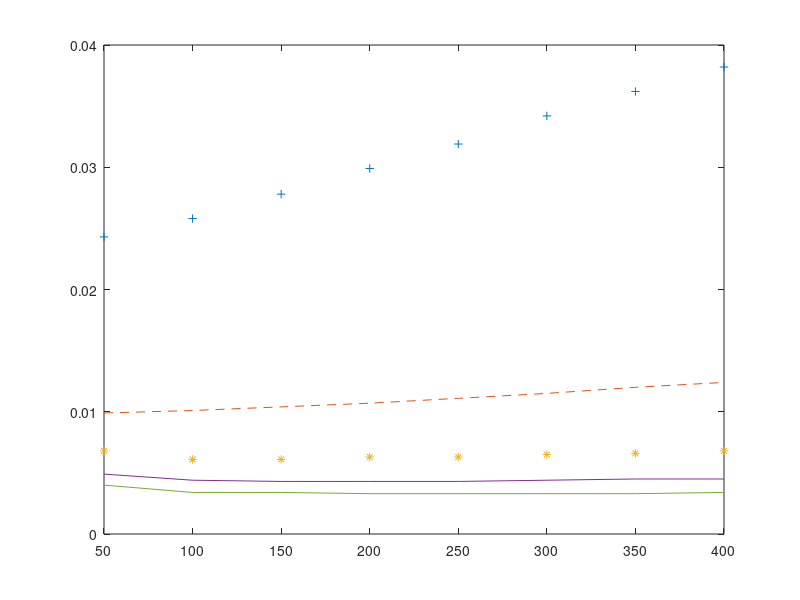

Write the MATLAB code that produced this figure.
 x=[50 100 150 200 250 300 350 400];
y1=[.0243 .0258 .0278 .0299 .0319 .0342 .0362 .0382];
y2=[.0099 .0101 .0104 .0107 .0111 .0115 .0120 .0124];
y3=[.0068 .0061 .0061 .0063 .0063 .0065 .0066 .0068];
y4=[.0049 .0044 .0043 .0043 .0043 .0044 .0045 .0045];
y5=[.0040 .0034 .0034 .0033 .0033 .0033 .0033 .0034];
plot(x,y1,'+',x,y2,'--',x,y3,'*',x,y4,x,y5);
